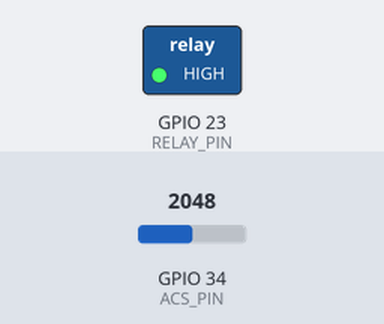
A sketch run on a simulated ESP32. On the bench: switched loads named in the sketch (green lamp = pin HIGH). Inputs (shaded band) come from the test bench; at power-on: GPIO 34 (ACS_PIN) = 2048 (analog values on the 0–4095 scale). WiFi joins after 1.5 s; servers stay silent unless stated; uploads are accepted with an empty reply; the local clock reads 2024-03-15 10:24:30 at power-on unless the sketch sets it; random numbers use the default seed unless the sketch sets one; what the sketch prints to the serial monitor is not drawn.

Above: at 2.2 s.
At 4.1 s:
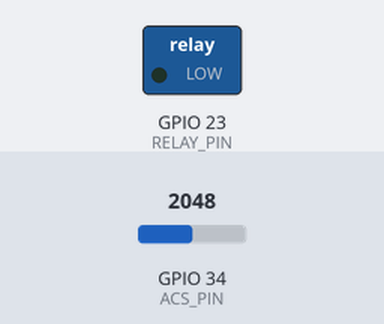
Timing chart, 0 to 5.6 s (numbered marks = the images above):
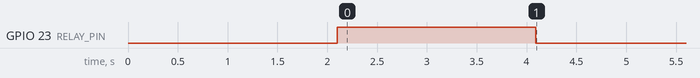

The sketch:

acs712.ino
```cpp
#include <WiFi.h>
#include <HTTPClient.h>
#include <time.h>

#define ACS_PIN 34
#define RELAY_PIN 23   // Relay control pin

// ---- WiFi ----
const char* ssid = "Cc";
const char* password = "Kshitij0";

// ---- Supabase ----
String SUPABASE_URL = "https://noyfimgffaccelemollp.supabase.co/rest/v1/readings";
String API_KEY = "eyJhbGciOiJIUzI1NiIsInR5cCI6IkpXVCJ9.eyJpc3MiOiJzdXBhYmFzZSIsInJlZiI6Im5veWZpbWdmZmFjY2VsZW1vbGxwIiwicm9sZSI6ImFub24iLCJpYXQiOjE3NjQ1MDM1NTMsImV4cCI6MjA4MDA3OTU1M30.xhjHnWFpLxpFVnMStu2kveN4Ch_qtabNT5FUIIAJw7o";

// ---- ACS712 Values ----
float sensitivity = 0.185;
float offset = 2.265;
float threshold = 0.40;

// ---- NTP (IST Time) ----
const char* ntpServer = "pool.ntp.org";
const long gmtOffset_sec = 19800;  // IST = UTC +5:30
const int daylightOffset_sec = 0;

void setup() {

  // --- IMPORTANT: Give ESP32 time to boot properly ---
  delay(2000);

  Serial.begin(115200);

  // ---- Prevent relay floating on boot ----
  pinMode(RELAY_PIN, INPUT_PULLUP);
  delay(100);
  pinMode(RELAY_PIN, OUTPUT);
  digitalWrite(RELAY_PIN, HIGH);  // Default OFF

  // ---- ADC Setup ----
  analogReadResolution(12);
  analogSetAttenuation(ADC_11db);

  // ---- WiFi Connect ----
  WiFi.begin(ssid, password);
  delay(1000);  // USB power stabilization

  Serial.print("Connecting");
  while (WiFi.status() != WL_CONNECTED) {
    delay(500);
    Serial.print(".");
  }
  Serial.println("\nWiFi Connected!");

  // ---- NTP SYNC ----
  configTime(gmtOffset_sec, daylightOffset_sec, ntpServer);

  Serial.println("Waiting for NTP...");
  time_t now = time(nullptr);

  while (now < 1000000000) {     // if time < ~Sat Sep 09 2001, means NOT synced
    delay(500);
    Serial.print(".");
    now = time(nullptr);
  }

  Serial.println("\nNTP Time Set!");
  Serial.println(ctime(&now));
}

// -----------------------
// READ CURRENT
// -----------------------
float readCurrent() {
  long sum = 0;
  for (int i = 0; i < 800; i++) {
    sum += analogRead(ACS_PIN);
  }

  float avg = sum / 800.0;
  float voltage = (avg / 4095.0) * 3.3;
  float current = (voltage - offset) / sensitivity;

  return abs(current);
}

// -----------------------
// SIMULATED VOLTAGE
// -----------------------
float simulateVoltage(float current) {
  if (current < threshold) return 0;

  if (current < 0.5)
    return 228 + random(-2, 3);

  if (current < 1.5)
    return 220 + random(-3, 4);

  return 210 + random(-4, 5);
}

// -----------------------
// SEND DATA TO SUPABASE
// -----------------------
void sendToSupabase(float current, float voltage) {

  if (WiFi.status() != WL_CONNECTED) {
    Serial.println("WiFi not connected!");
    return;
  }

  HTTPClient http;
  http.begin(SUPABASE_URL);

  http.addHeader("Content-Type", "application/json");
  http.addHeader("apikey", API_KEY);
  http.addHeader("Authorization", "Bearer " + API_KEY);
  http.addHeader("Prefer", "return=minimal");

  // Do NOT send timestamp → Supabase auto now()
  String json = "{\"current\":" + String(current, 3) +
                ",\"voltage\":" + String(voltage, 2) + "}";

  int code = http.POST(json);
  Serial.print("Supabase Response: ");
  Serial.println(code);

  http.end();
}

// -----------------------
// FETCH RELAY STATUS
// -----------------------
String fetchRelayStatus() {
  if (WiFi.status() != WL_CONNECTED) return "normal";

  HTTPClient http;

  String url = "https://noyfimgffaccelemollp.supabase.co/rest/v1/relay_status?select=status&id=eq.1";

  http.begin(url);
  http.addHeader("apikey", API_KEY);
  http.addHeader("Authorization", "Bearer " + API_KEY);

  int code = http.GET();

  if (code == 200) {
    String res = http.getString();
    Serial.println("Relay Status Response: " + res);

    if (res.indexOf("fault") != -1) return "fault";
    else return "normal";
  }

  http.end();
  return "normal";
}

// -----------------------
// MAIN LOOP
// -----------------------
void loop() {

  float current = readCurrent();
  float voltage = simulateVoltage(current);

  // ---- FILTER SMALL CURRENT ----
  float displayCurrent = current;
  float displayVoltage = voltage;

  if (current < 0.45) {
    displayCurrent = 0.00;
    displayVoltage = 0.00;
  }

  Serial.print("Current: ");
  Serial.print(displayCurrent);
  Serial.print(" A | Voltage: ");
  Serial.println(displayVoltage);

  // ---- UPLOAD ----
  sendToSupabase(displayCurrent, displayVoltage);

  // ---- RELAY LOGIC ----
  String status = fetchRelayStatus();

  if (status == "fault") {
    digitalWrite(RELAY_PIN, HIGH);  // OFF
    Serial.println("FAULT → Relay OFF (Machine STOP)");
  }
  else {
    digitalWrite(RELAY_PIN, LOW);   // ON
    Serial.println("NORMAL → Relay ON (Machine RUNNING)");
  }

  delay(2000);
}
```

Measured:
- by itself, GPIO 23 (RELAY_PIN): HIGH → LOW at 4.1 s
